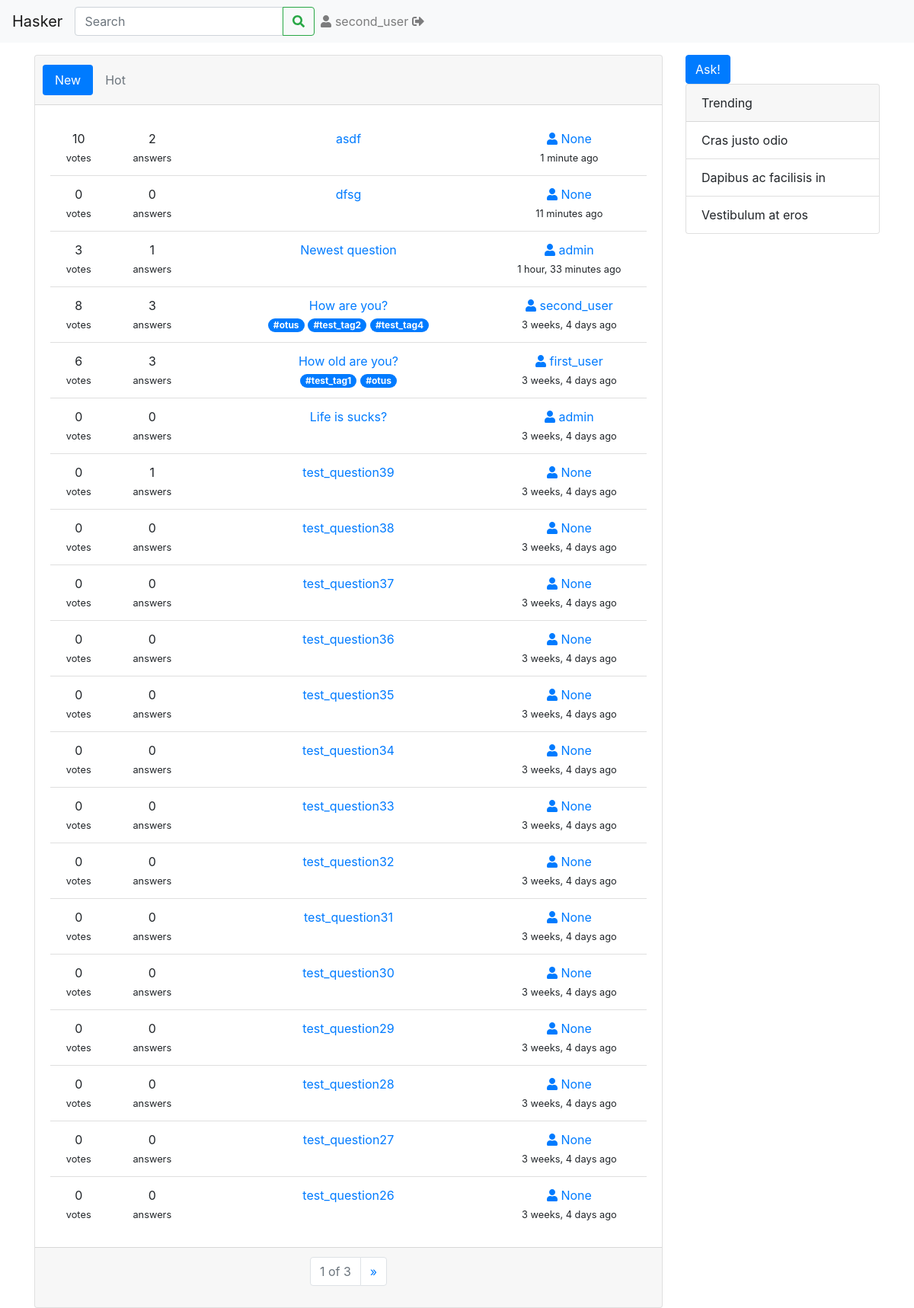
Screenshot of /qa/ (signed in) with the database file from the repository.
### qa/models.py (models this page shows, shortened)
class Question(models.Model):
    header = models.CharField(max_length=100)
    text = models.TextField()
    pub_date = models.DateTimeField(default=timezone.now)
    author = models.ForeignKey(User, on_delete=models.SET_NULL, null=True, blank=True)
    right_answer = models.ForeignKey(Answer, on_delete=models.SET_NULL, null=True, blank=True)
    votes = models.IntegerField(default=0)

class Tag(models.Model):
    word = models.CharField(max_length=30)
    questions = models.ManyToManyField(Question, blank=True)
    def __str__(self):
        return self.word

### qa/views.py (the view)
# urls.py: path('', views.IndexView.as_view(), name='index'),
class IndexView(ListView):
    model = Question
    template_name = 'qa/index.html'
    paginate_by = 20
    def get_ordering(self):
        return '-pub_date'

### qa/templates/qa/index.html (shortened to what this page needs)
{% extends 'qa/base.html' %}
{% block body %}
    <div class="card text-center">
        <div class="card-header">
            <ul class="nav nav-pills card-header-pills">
                <li class="nav-item">
                    <a class="nav-link active" href="#">New</a>
                </li>
                <li class="nav-item">
                    <a class="nav-link disabled" href="#" tabindex="-1" aria-disabled="true">Hot</a>
                </li>
            </ul>
        </div>
        <div class="card-body">
            <ul class="list-group list-group-flush">
                {% for question in question_list %}
                    <li class="list-group-item">
                        <div class="row">
                            <div class="col-1">
                                <div class="row">
                                    <div class="col">
                                        {{ question.votes }}
                                    </div>
                                </div>
                                <div class="row">
                                    <div class="col">
                                        <small>votes</small>
                                    </div>
                                </div>
                            </div>
                            <div class="col-2">
                                <div class="row">
                                    <div class="col">
                                        {{ question.answer_set.count }}
                                    </div>
                                </div>
                                <div class="row">
                                    <div class="col">
                                        <small>answers</small>
                                    </div>
                                </div>
                            </div>
                            <div class="col">
                                <div class="row">
                                    <div class="col">
                                        <a href="{% url 'qa:question_view' question.id %}">{{ question.header }}</a>
                                    </div>
                                </div>
                                {% if question.tag_set.count %}
                                    <div class="row">
                                        <div class="col">
                                            {% for tag in question.tag_set.all %}
                                                <a href="#" class="badge badge-pill badge-primary">#{{ tag }}</a>
                                            {% endfor %}
                                        </div>
                                    </div>
                                {% endif %}
                            </div>
                            <div class="col-3">
                                <div class="row">
                                    <div class="col">
                                        <a href="#"><i class="fas fa-user"></i> {{ question.author }}</a>
                                    </div>
                                </div>
                                <div class="row">
                                    <div class="col">
                                        <small>{{ question.pub_date|timesince }} ago</small>
                                    </div>
                                </div>
                            </div>
                        </div>
                    </li>
                {% endfor %}
            </ul>
        </div>
        <div class="card-footer">
            <nav aria-label="Page navigation">
                <ul class="pagination justify-content-center">
                    <li class="page-item disabled">
                        <span class="page-link">{{ page_obj.number }} of {{ page_obj.paginator.num_pages }}</span>
                    </li>
                    {% if page_obj.has_next %}
                        <li class="page-item">
                            <a class="page-link" href="?page={{ page_obj.next_page_number }}" aria-label="Next">
                                <span aria-hidden="true">&raquo;</span>
                            </a>
                        </li>
                    {% endif %}
                </ul>
            </nav>
        </div>
    </div>
{% endblock %}

### qa/templates/qa/base.html (shortened to what this page needs)
{% load static %}
<!doctype html>
<html lang="en">
<head>
    <link rel="stylesheet" href="{% static 'qa/css/bootstrap.min.css' %}">
</head>
<body>
<nav class="navbar navbar-expand-lg navbar-light bg-light mb-3">
    <a class="navbar-brand" href="{% url 'qa:index' %}">Hasker</a>
    <div class="collapse navbar-collapse" id="navbarSupportedContent">
        <form class="form-inline my-2 my-lg-0">
            <div class="input-group">
                <input class="form-control" type="search" placeholder="Search" aria-label="Search">
                <div class="input-group-append">
                    <button class="btn btn-outline-success my-2 my-sm-0" type="submit">
                        <i class="fas fa-search"></i>
                    </button>
                </div>
            </div>
        </form>
        {% if user.is_authenticated %}
            <ul class="navbar-nav mr-auto">
                <li class="nav-item">
                    <a class="nav-link" href="#"><i class="fas fa-user"></i> {{ user.username }} <i
                            class="fas fa-sign-out-alt"></i></a>
                </li>
            </ul>
        {% endif %}
    </div>
</nav>
<div role="main" class="container">
    <div class="row">
        <div class="col">
            {% block body %}{% endblock %}
        </div>
        <div class="col-3">
            {% if user.is_authenticated %}
                <a href="{% url 'qa:ask_view' %}" class="btn btn-primary">Ask!</a>
            {% endif %}
            <div class="card">
                <div class="card-header">
                    Trending
                </div>
                <ul class="list-group list-group-flush">
                    <li class="list-group-item">Cras justo odio</li>
                    <li class="list-group-item">Dapibus ac facilisis in</li>
                    <li class="list-group-item">Vestibulum at eros</li>
                </ul>
            </div>
        </div>
    </div>
</div>
</body>
</html>

### rows the page displays
Question: votes "10", answer_set.count "2", header "asdf", author "None", pub_date "1 minute"
Question: votes "0", answer_set.count "0", header "dfsg", author "None", pub_date "11 minutes"
Question: votes "3", answer_set.count "1", header "Newest question", author "admin", pub_date "1 hour, 33 minutes"
Question: votes "8", answer_set.count "3", header "How are you?", author "second_user", pub_date "3 weeks, 4 days"
Tag: word "otus"
Tag: word "test_tag2"
Tag: word "test_tag4"
Question: votes "6", answer_set.count "3", header "How old are you?", author "first_user", pub_date "3 weeks, 4 days"
Tag: word "test_tag1"
Question: votes "0", answer_set.count "0", header "Life is sucks?", author "admin", pub_date "3 weeks, 4 days"
Question: votes "0", answer_set.count "1", header "test_question39", author "None", pub_date "3 weeks, 4 days"
Question: votes "0", answer_set.count "0", header "test_question38", author "None", pub_date "3 weeks, 4 days"
Question: votes "0", answer_set.count "0", header "test_question37", author "None", pub_date "3 weeks, 4 days"
Question: votes "0", answer_set.count "0", header "test_question36", author "None", pub_date "3 weeks, 4 days"
Question: votes "0", answer_set.count "0", header "test_question35", author "None", pub_date "3 weeks, 4 days"
Question: votes "0", answer_set.count "0", header "test_question34", author "None", pub_date "3 weeks, 4 days"
Question: votes "0", answer_set.count "0", header "test_question33", author "None", pub_date "3 weeks, 4 days"
Question: votes "0", answer_set.count "0", header "test_question32", author "None", pub_date "3 weeks, 4 days"
Question: votes "0", answer_set.count "0", header "test_question31", author "None", pub_date "3 weeks, 4 days"
Question: votes "0", answer_set.count "0", header "test_question30", author "None", pub_date "3 weeks, 4 days"
Question: votes "0", answer_set.count "0", header "test_question29", author "None", pub_date "3 weeks, 4 days"
Question: votes "0", answer_set.count "0", header "test_question28", author "None", pub_date "3 weeks, 4 days"
Question: votes "0", answer_set.count "0", header "test_question27", author "None", pub_date "3 weeks, 4 days"
Question: votes "0", answer_set.count "0", header "test_question26", author "None", pub_date "3 weeks, 4 days"

### other values shown
{{ user.username }} "second_user"
{{ page_obj.number }} "1"
{{ page_obj.paginator.num_pages }} "3"
